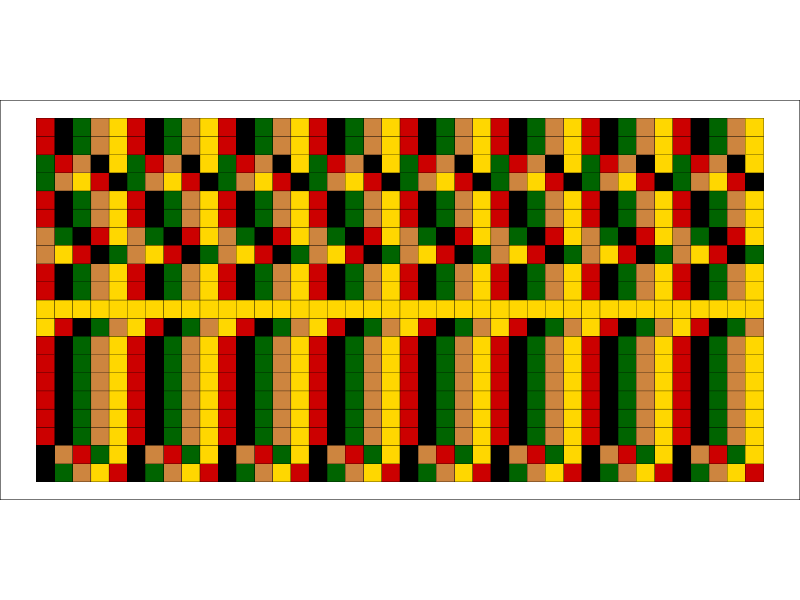
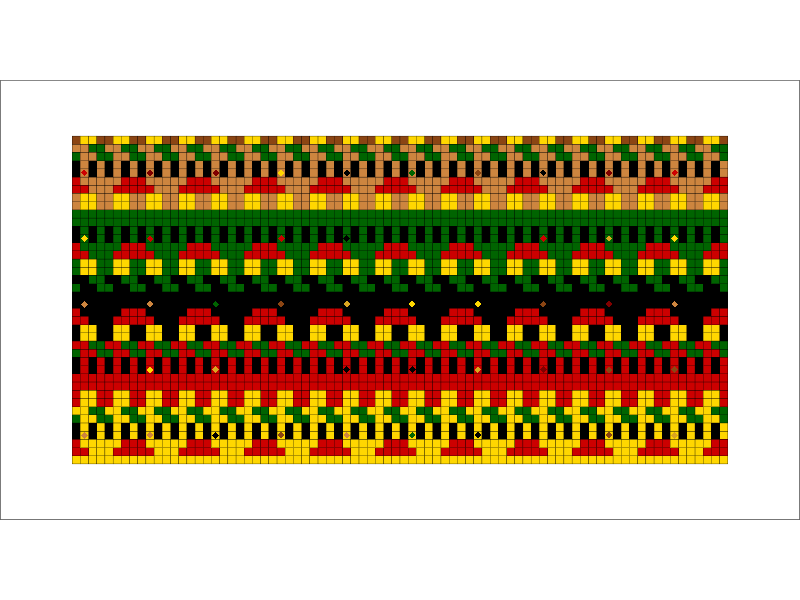
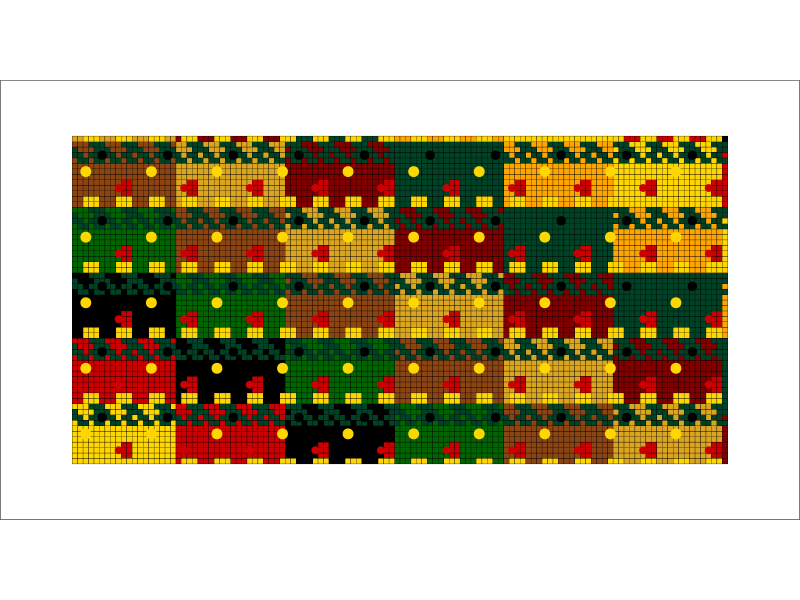

Recreate these plots in R, in order.
# Kente Cloth Designs Claude

# Plot 1 

library(ggplot2)
library(dplyr)

# Set random seed for reproducibility
set.seed(123)

# Create base data frame for the pattern
n_rows <- 20
n_cols <- 40

# Generate grid coordinates
grid_data <- expand.grid(
  x = 1:n_cols,
  y = 1:n_rows
)

# Define traditional Kente colors
kente_colors <- c(
  "#FFD700",  # Gold
  "#CC0000",  # Red
  "#000000",  # Black
  "#006400",  # Dark Green
  "#CD853F"   # Brown
)

# Create pattern data
pattern_data <- grid_data %>%
  mutate(
    # Create different pattern sections
    pattern_type = case_when(
      y %% 4 == 0 ~ "zigzag",
      y %% 4 == 1 ~ "stripe",
      y %% 4 == 2 ~ "diamond",
      TRUE ~ "block"
    ),
    # Assign colors based on position and pattern
    color = case_when(
      pattern_type == "zigzag" ~ kente_colors[1 + (x %% 5)],
      pattern_type == "stripe" ~ kente_colors[1 + ((x + y) %% 5)],
      pattern_type == "diamond" ~ kente_colors[1 + ((x * y) %% 5)],
      TRUE ~ kente_colors[1 + (x %% 5)]
    )
  )

# Create the visualization
ggplot(pattern_data, aes(x = x, y = y, fill = color)) +
  geom_tile(color = "black", size = 0.1) +
  scale_fill_identity() +
  theme_void() +
  theme(
    plot.background = element_rect(fill = "white"),
    aspect.ratio = 0.5
  ) +
  coord_equal()

# Plot 2

library(ggplot2)
library(dplyr)
library(tidyr)

# Set random seed for reproducibility
set.seed(456)

# Enhanced color palette with more traditional variations
kente_colors <- c(
  "#FFD700",  # Gold
  "#CC0000",  # Red
  "#000000",  # Black
  "#006400",  # Dark Green
  "#CD853F",  # Brown
  "#8B4513",  # Saddle Brown
  "#DAA520",  # Goldenrod
  "#800000"   # Maroon
)

# Create larger grid for more detailed patterns
n_rows <- 40
n_cols <- 80

# Generate base grid
grid_data <- expand.grid(
  x = 1:n_cols,
  y = 1:n_rows
) %>%
  as_tibble()

# Function to create diamond pattern
create_diamond <- function(x, y, size) {
  abs(x %% size - size/2) + abs(y %% size - size/2) < size/2
}

# Function to create zigzag pattern
create_zigzag <- function(x, y, period) {
  (x + round(sin(y/period * 2 * pi) * period)) %% 2 == 0
}

# Enhanced pattern generation
pattern_data <- grid_data %>%
  mutate(
    # Create more complex pattern sections
    section = case_when(
      y %% 8 < 2 ~ "border",
      y %% 8 >= 2 & y %% 8 < 4 ~ "diamond",
      y %% 8 >= 4 & y %% 8 < 6 ~ "zigzag",
      TRUE ~ "weave"
    ),
    
    # Generate complex patterns
    pattern_value = case_when(
      section == "border" ~ as.numeric(x %% 4 < 2),
      section == "diamond" ~ as.numeric(create_diamond(x, y, 8)),
      section == "zigzag" ~ as.numeric(create_zigzag(x, y, 4)),
      TRUE ~ as.numeric((x + y) %% 4 < 2)
    ),
    
    # Create more varied color distribution
    color_group = (y %/% 8) %% length(kente_colors),
    base_color = kente_colors[1 + color_group],
    
    # Add alternating color patterns
    final_color = case_when(
      pattern_value == 1 ~ base_color,
      section == "border" ~ kente_colors[1],
      section == "diamond" ~ kente_colors[2],
      section == "zigzag" ~ kente_colors[3],
      TRUE ~ kente_colors[4]
    )
  )

# Create smaller geometric elements
geometric_elements <- data.frame(
  x = rep(seq(2, n_cols-1, 8), times = n_rows %/% 8),
  y = rep(seq(4, n_rows-1, 8), each = n_cols %/% 8)
) %>%
  mutate(
    size = 2,
    color = sample(kente_colors, n(), replace = TRUE)
  )

# Create the enhanced visualization
ggplot() +
  # Base pattern
  geom_tile(data = pattern_data, 
            aes(x = x, y = y, fill = final_color),
            color = "black", 
            size = 0.1) +
  # Add geometric elements
  geom_point(data = geometric_elements,
             aes(x = x, y = y, color = color),
             size = 2,
             shape = 18) +
  scale_fill_identity() +
  scale_color_identity() +
  theme_void() +
  theme(
    plot.background = element_rect(fill = "white"),
    aspect.ratio = 0.5,
    plot.margin = margin(1, 1, 1, 1, "cm")
  ) +
  coord_equal()

# Plot 3

library(ggplot2)
library(dplyr)
library(tidyr)

# Set random seed for reproducibility
set.seed(789)

# Refined color palette with better balance
kente_colors <- c(
  "#FFD700",  # Gold (primary)
  "#CC0000",  # Red (primary)
  "#000000",  # Black (primary)
  "#006400",  # Dark Green
  "#8B4513",  # Saddle Brown
  "#DAA520",  # Goldenrod
  "#800000",  # Maroon
  "#004225",  # Dark Forest Green
  "#FFA500"   # Orange
)

# Create larger grid for more intricate patterns
n_rows <- 60
n_cols <- 120

# Generate base grid
grid_data <- expand.grid(
  x = 1:n_cols,
  y = 1:n_rows
) %>%
  as_tibble()

# Function to create traditional adinkra symbol-inspired patterns
create_adinkra <- function(x, y, size) {
  center_dist <- sqrt((x %% size - size/2)^2 + (y %% size - size/2)^2)
  pattern1 <- center_dist < size/3
  pattern2 <- (x %% size + y %% size) < size
  pattern3 <- abs(x %% size - y %% size) < size/4
  return(pattern1 | pattern2 | pattern3)
}

# Enhanced pattern generation with more traditional motifs
pattern_data <- grid_data %>%
  mutate(
    # Create more diverse pattern sections
    section = case_when(
      y %% 12 < 2 ~ "border",
      y %% 12 >= 2 & y %% 12 < 5 ~ "adinkra",
      y %% 12 >= 5 & y %% 12 < 8 ~ "diamond",
      y %% 12 >= 8 & y %% 12 < 10 ~ "zigzag",
      TRUE ~ "weave"
    ),
    
    # Generate complex patterns with adjusted scales
    pattern_value = case_when(
      section == "border" ~ as.numeric(x %% 6 < 3),
      section == "adinkra" ~ as.numeric(create_adinkra(x, y, 12)),
      section == "diamond" ~ as.numeric(abs(x %% 12 - 6) + abs(y %% 12 - 6) < 8),
      section == "zigzag" ~ as.numeric((x + round(sin(y/3 * pi) * 6)) %% 3 == 0),
      TRUE ~ as.numeric((x + y) %% 6 < 3)
    ),
    
    # Improved color distribution
    color_group = (y %/% 12 + x %/% 20) %% length(kente_colors),
    base_color = kente_colors[1 + color_group],
    
    # Enhanced color balance
    final_color = case_when(
      pattern_value == 1 ~ base_color,
      section == "border" ~ kente_colors[1],  # More gold in borders
      section == "adinkra" ~ kente_colors[2], # More red in symbols
      section == "diamond" ~ kente_colors[3], # More black in diamonds
      TRUE ~ sample(kente_colors[4:9], 1)     # Mix of other colors
    )
  )

# Create more varied geometric elements with adjusted spacing
geometric_elements <- bind_rows(
  # Primary geometric elements
  data.frame(
    x = rep(seq(3, n_cols-2, 12), times = n_rows %/% 12),
    y = rep(seq(6, n_rows-2, 12), each = n_cols %/% 12),
    size = 3,
    shape = 18,
    color = kente_colors[1]
  ),
  # Secondary geometric elements
  data.frame(
    x = rep(seq(9, n_cols-2, 12), times = n_rows %/% 12),
    y = rep(seq(3, n_rows-2, 12), each = n_cols %/% 12),
    size = 2,
    shape = 15,
    color = kente_colors[2]
  ),
  # Tertiary elements
  data.frame(
    x = rep(seq(6, n_cols-2, 12), times = n_rows %/% 12),
    y = rep(seq(9, n_rows-2, 12), each = n_cols %/% 12),
    size = 2.5,
    shape = 19,
    color = kente_colors[3]
  )
)

# Create the final visualization
ggplot() +
  # Base pattern
  geom_tile(data = pattern_data, 
            aes(x = x, y = y, fill = final_color),
            color = "black", 
            size = 0.1) +
  # Layered geometric elements
  geom_point(data = geometric_elements,
             aes(x = x, y = y, 
                 color = color, 
                 size = size, 
                 #shape = factor(shape)
                 )) +
  scale_fill_identity() +
  scale_color_identity() +
  scale_size_identity() +
  scale_shape_identity() +
  theme_void() +
  theme(
    plot.background = element_rect(fill = "white"),
    aspect.ratio = 0.5,
    plot.margin = margin(1, 1, 1, 1, "cm")
  ) +
  coord_equal()
